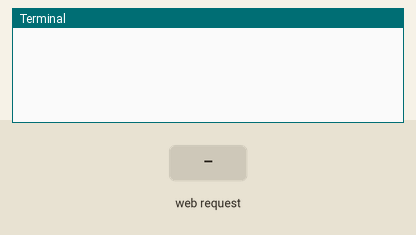
A program run on a simulated Raspberry Pi (BCM pin numbers). On the bench: the last lines printed to the terminal. The inputs (shaded band) are chosen by the test bench. The camera gives no picture and a still takes 0.5 s; the clock reads 2024-03-15 10:24:30 at power-on unless the program sets it.

Above: at 1.2 s.
1.3 s: HTTP request for / received
At 2.1 s:
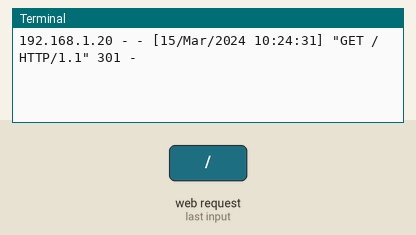
2.8 s: HTTP request for /index.html received
At 3.2 s:
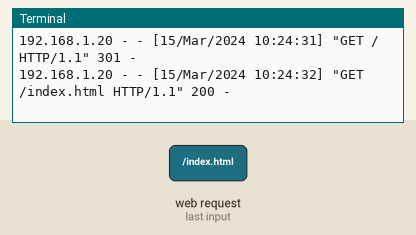
4.3 s: HTTP request for /stream.mjpg received
At 5.6 s:
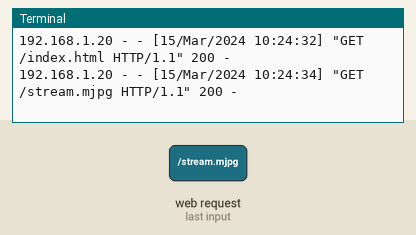

The program:

video.py
```python
import io
import picamera
import logging
import socketserver
from threading import Condition
from http import server

PAGE="""\
<html>
<head>
  <title>Voting System Security" </title>
  <style>


  .image_set {
  display: block;
  margin-left: auto;
  margin-right:auto;
  width:50%;
  }
  h1 {
  text-align: center;
  }
 </style>
 <script>
 var mode_set="OFF";
 document.getElementById("mode-alarm").innerHTML=mode_set;
 </script>
</head>


<body>
   <h1> Video Survilliance</h1>

   <div class="image_set"><img src="stream.mjpg" align="left"width="1200" height="700s" align="middle" ></div>

</body>
</html>
"""

class StreamingOutput(object):
    def __init__(self):
        self.frame = None
        self.buffer = io.BytesIO()
        self.condition = Condition()

    def write(self, buf):
        if buf.startswith(b'\xff\xd8'):
            # New frame, copy the existing buffer's content and notify all
            # clients it's available
            self.buffer.truncate()
            with self.condition:
                self.frame = self.buffer.getvalue()
                self.condition.notify_all()
            self.buffer.seek(0)
        return self.buffer.write(buf)

class StreamingHandler(server.BaseHTTPRequestHandler):
    def do_GET(self):
        if self.path == '/':
            self.send_response(301)
            self.send_header('Location', '/index.html')
            self.end_headers()
        elif self.path == '/index.html':
            content = PAGE.encode('utf-8')
            self.send_response(200)
            self.send_header('Content-Type', 'text/html')
            self.send_header('Content-Length', len(content))
            self.end_headers()
            self.wfile.write(content)
        elif self.path == '/stream.mjpg':
            self.send_response(200)
            self.send_header('Age', 0)
            self.send_header('Cache-Control', 'no-cache, private')
            self.send_header('Pragma', 'no-cache')
            self.send_header('Content-Type', 'multipart/x-mixed-replace; boundary=FRAME')
            self.end_headers()
            try:
                while True:
                    with output.condition:
                        output.condition.wait()
                        frame = output.frame
                    self.wfile.write(b'--FRAME\r\n')
                    self.send_header('Content-Type', 'image/jpeg')
                    self.send_header('Content-Length', len(frame))
                    self.end_headers()
                    self.wfile.write(frame)
                    self.wfile.write(b'\r\n')
            except Exception as e:
                logging.warning(
                    'Removed streaming client %s: %s',
                    self.client_address, str(e))
        else:
            self.send_error(404)
            self.end_headers()

class StreamingServer(socketserver.ThreadingMixIn, server.HTTPServer):
    allow_reuse_address = True
    daemon_threads = True

with picamera.PiCamera(resolution='640x480', framerate=24) as camera:
    output = StreamingOutput()
    #Uncomment the next line to change your Pi's Camera rotation (in degrees)
    #camera.rotation = 90
    camera.start_recording(output, format='mjpeg')
    try:
        address = ('', 8000)
        server = StreamingServer(address, StreamingHandler)
        server.serve_forever()
    finally:
        camera.stop_recording()
```

Measured:
- after the input at 1.3 s, the terminal: prints a new line at once (image 1)
- after the input at 2.8 s, the terminal: prints a new line at once (image 2)
- after the input at 4.3 s, the terminal: prints a new line at once (image 3)
